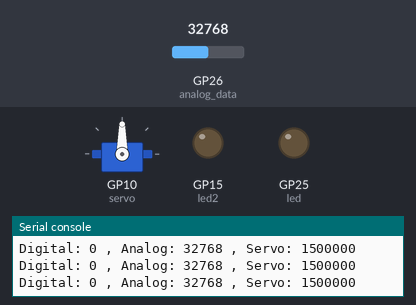
Recording of a program running on a simulated Raspberry Pi Pico running MicroPython. Parts: servo, output pins drawn as LEDs (lit = HIGH), the last lines printed to the serial console. Inputs (shaded band) come from the test bench; at power-on: GP26 (analog_data) = 32768 (analog values on the 0–65535 scale). Servo angles are drawn from the pulse width (0.5 ms = 0°, 2.5 ms = 180°).

Above: at 1.3 s.
1.4 s: GP26 (analog_data) set to 45874
At 1.8 s:
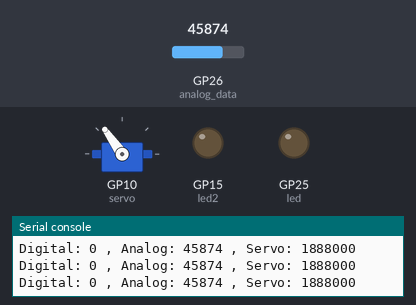
2.9 s: GP26 (analog_data) set to 57670
At 3.3 s:
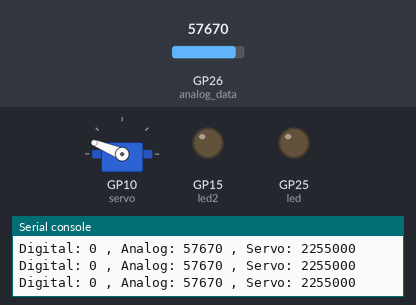
4.4 s: GP26 (analog_data) set to 65535
At 4.8 s:
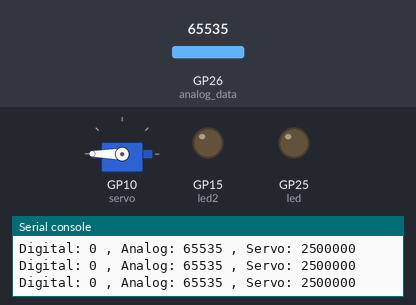
5.9 s: GP26 (analog_data) set to 19660
At 6.3 s:
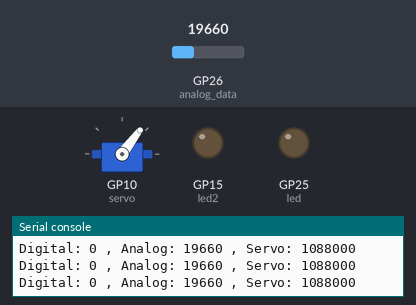
7.4 s: GP26 (analog_data) set to 7864
At 7.8 s:
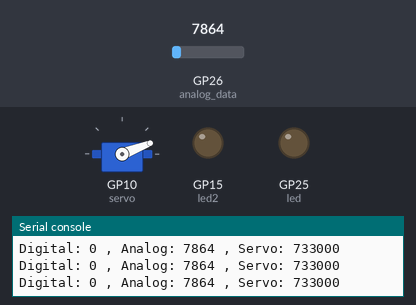
8.9 s: GP26 (analog_data) set to 0
At 9.3 s:
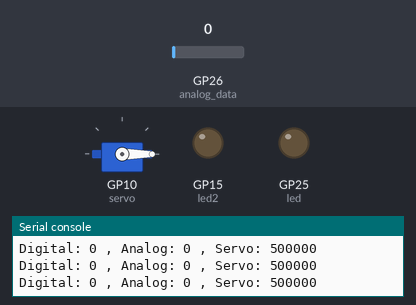
Timing chart, 0 to 11.4 s (numbered marks = the images above; inputs shaded):
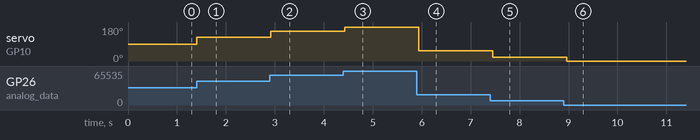

Measured:
- after the input at 1.4 s, servo on GP10 (servo): 90° → 125° at once
- after the input at 2.9 s, servo on GP10 (servo): 125° → 158° at once
- after the input at 4.4 s, servo on GP10 (servo): 158° → 180° at once
- after the input at 5.9 s, servo on GP10 (servo): 180° → 53° at once
- after the input at 7.4 s, servo on GP10 (servo): 53° → 21° after 0.05 s
- after the input at 8.9 s, servo on GP10 (servo): 21° → 0° after 0.06 s

The program:

v05.py
```python
from machine import Pin, ADC, PWM
from time import sleep

# Wait for USB to become ready
sleep(0.1)

#store desired output pin in a variable
led_pin = 25
led2_pin = 15
data_pin = 13
analog_data_pin = 26
servo_pin = 10

#configure GPIO Pin as an output pin and create and led object for Pin class
led = PWM(Pin(led_pin))
led2 = PWM(Pin(led2_pin))

#set the PWM frequnecy for LED's
led.freq(1000)
led2.freq(1000)

#configure GPIO Pin as an output pin and create and servo object for Pin class
servo = PWM(Pin(servo_pin))

#set the PWM frequnecy for a Servo
servo.freq(50) #pulse every 20ms

#configure GPIO Pin as an input pin and create a data object for Pin class
data = Pin(data_pin, Pin.IN)

#configure GPIO Pin as an ADC pin and create a data object for ADC class that is a composition of the Pin class
analog_data = ADC(Pin(analog_data_pin))

#function to calculate pulse width in microseconds
def set_angle(angle):
    #clamps the input angle to the range 0–180
    angle = min(max(angle, 0), 180)
    #return PWM mapping 0° to 500 µs and 180° to 2500 µs (standard for many servos).
    return int(500 + (angle / 180) * 2000)

#function to linearly map values
def map_range(value, in_min, in_max, out_min, out_max):
    return int((value - in_min) * (out_max - out_min) / (in_max - in_min) + out_min)

while True:
    adc_value = analog_data.read_u16()  # 0-65535
    if data.value() == 1:
        led.duty_u16(adc_value)
        led2.duty_u16(adc_value)
    else:
        led.duty_u16(0)
        led2.duty_u16(0)
    mapped_value = map_range(adc_value, 0, 65535, 0, 180)
    servo.duty_ns(set_angle(mapped_value)*1000)
    print(f"Digital: {data.value()} , Analog: {adc_value} , Servo: {servo.duty_ns()}")
    sleep(0.1)
```
